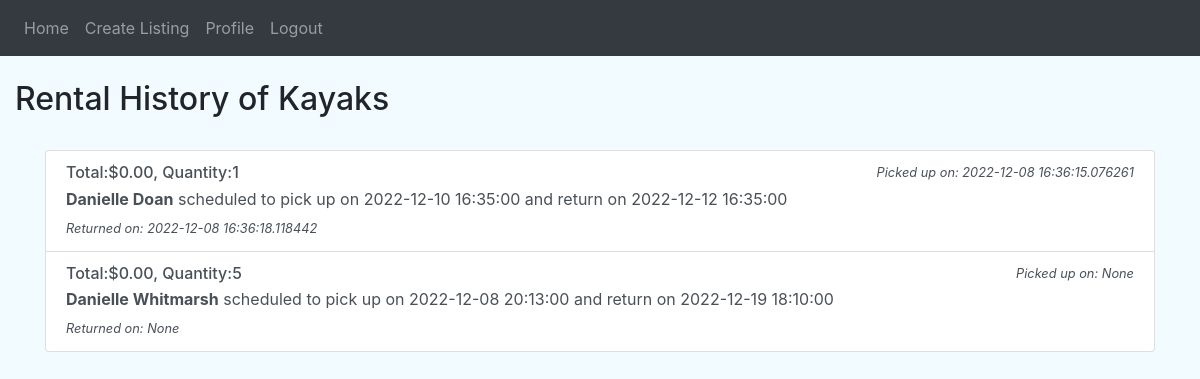
Screenshot of /history/1 (signed in) with the database file from the repository.
### website/models.py (models this page shows)
class Item(db.Model):
    id = db.Column(db.Integer, primary_key=True, index=True)
    name = db.Column(db.String(255), index=True)
    category_id = db.Column(db.Integer, db.ForeignKey("category.id"), index=True)
    is_available = db.Column(db.Boolean, nullable=False, default=True)
    description = db.Column(db.Text, index=True)
    owner_id = db.Column(db.Integer, db.ForeignKey("user.id"))  # ??????????
    date_created = db.Column(db.DATETIME, default=datetime.utcnow, index=True)
    price_in_cents = db.Column(db.Integer, nullable=False, index=True)  # Same thing here
    quantity = db.Column(db.Integer, default=1, index=True)
    value_in_cents = db.Column(db.Integer, nullable=False, index=True)
    image_name = db.Column(db.String(255), index=True)
    item_reviews = db.relationship("Review", backref="item")  # the item being reviewed
    orders = db.relationship("Order", backref="item")

class Order(db.Model):
    id = db.Column(db.Integer, primary_key=True, index=True)
    date_created = db.Column(db.DateTime, default=datetime.utcnow, index=True)
    renter_id = db.Column(db.Integer, db.ForeignKey("user.id"), index=True)
    scheduled_pickup_date = db.Column(db.DateTime, nullable=False)    # Take strftime out of views form .data
    scheduled_return_date = db.Column(db.DateTime, nullable=False)
    item_id = db.Column(db.Integer, db.ForeignKey("item.id"), index=True)
    actual_pickup_date = db.Column(db.DateTime)    # Take strftime out of views form .data
    actual_return_date = db.Column(db.DateTime)
    is_active = db.Column(db.Boolean)
    quantity = db.Column(db.Integer)
    total = db.Column(db.Integer)

class User(db.Model, UserMixin):  # LEFT OUT TABLE NAMES BC IT COMPLICATED THINGS
    id = db.Column(db.Integer, primary_key=True)
    email = db.Column(db.String(150), unique=True)
    password = db.Column(db.String(150))
    first_name = db.Column(db.String(150), nullable=False)
    last_name = db.Column(db.String(150), nullable=False)
    date_created = db.Column(db.DATETIME, default=datetime.utcnow, index=True)
    street = db.Column(db.String(255))  # LEAVING NULLABLE SO NOT SO DEMANDING AT SIGN UP
    location_id = db.Column(db.Integer, db.ForeignKey("location.id"))
    items = db.relationship("Item", backref="owner")
    orders = db.relationship("Order", backref="renter")
    reviews = db.relationship("Review", backref="user")

### website/user_profile.py (the view)
@user_profile.route('/history/<id>')
@login_required
def item_history(id):
    listOrder = []
    listRenter = []
    listRenterLocation = []
    currentItem = Item.query.get(id)
    for order in currentItem.orders:
        renterUser = User.query.get(order.renter_id)
        renterLocation = Location.query.get(renterUser.location_id)
        listOrder.append(order)
        listRenter.append(renterUser)
        listRenterLocation.append(renterLocation)
    return render_template('item_history.html', user=current_user, currentItem=currentItem, listOrder=listOrder, listRenter=listRenter, listRenterLocation=listRenterLocation)

### website/templates/item_history.html (shortened to what this page needs)
{% extends "base.html" %} {% block title %}{{ currentItem.name }}{% endblock %} {% block content
    %}
    <head>
      <link rel="stylesheet" href="../static/css/rental.css" />
    </head>
    <body style="background-color: rgb(242, 251, 255)">
      <br />
      <h2>
        Rental History of {{ currentItem.name }}
      </h2>
      <div class="container py-4">
        <div class="list-group">
            {% if listOrder %}
            {% for itemOrder in listOrder%}
            {% if listRenter[loop.index-1] %}
            <a href="#" class="list-group-item list-group-item-action flex-column align-items-start">
              <div class="d-flex w-100 justify-content-between">
                {% set orderTotal = itemOrder.total | int() %}
                <h6 class="mb-1">Total:{{"${:.2f}".format(orderTotal/100)}}, Quantity:{{itemOrder.quantity}}</h6>
                <small><i>Picked up on: {{ itemOrder.actual_pickup_date }}</i></small>
              </div>
              <p class="mb-1"><b>{{ listRenter[loop.length-1].first_name }} {{ listRenter[loop.index-1].last_name }}</b> scheduled to pick up on {{ itemOrder.scheduled_pickup_date }} and return on {{ itemOrder.scheduled_return_date }}</p>
              <small><i>Returned on: {{ itemOrder.actual_return_date }}</i></small>
            </a>
                {% endif %}
                {% endfor %}
            {% endif %}
          </div>
      </div>
      {% endblock %}

### rows the page displays
Item: name "Kayaks"
Order: orderTotal "$0.00", quantity "1", actual_pickup_date "2022-12-08 16:36:15.076261", scheduled_pickup_date "2022-12-10 16:35:00", scheduled_return_date "2022-12-12 16:35:00", actual_return_date "2022-12-08 16:36:18.118442"
User: first_name "Danielle", last_name "Whitmarsh"
User: last_name "Doan"
Order: orderTotal "$0.00", quantity "5", actual_pickup_date "None", scheduled_pickup_date "2022-12-08 20:13:00", scheduled_return_date "2022-12-19 18:10:00", actual_return_date "None"
